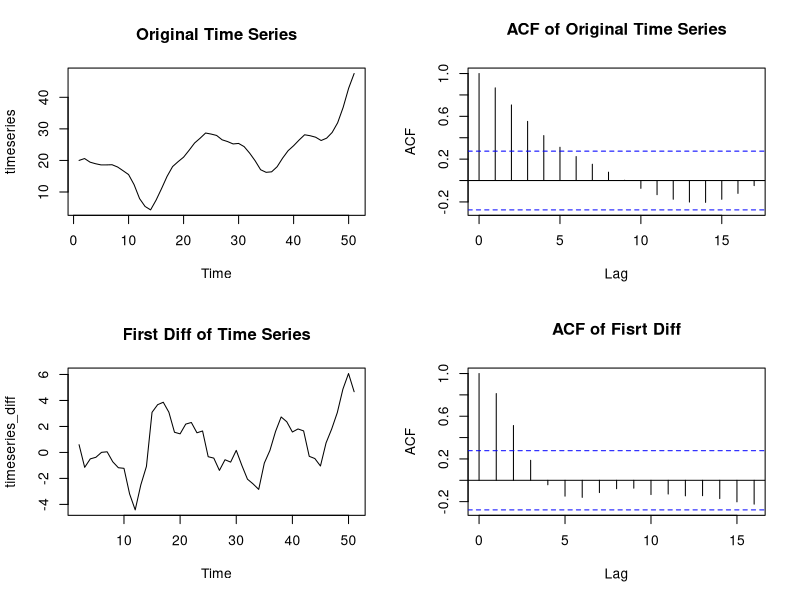
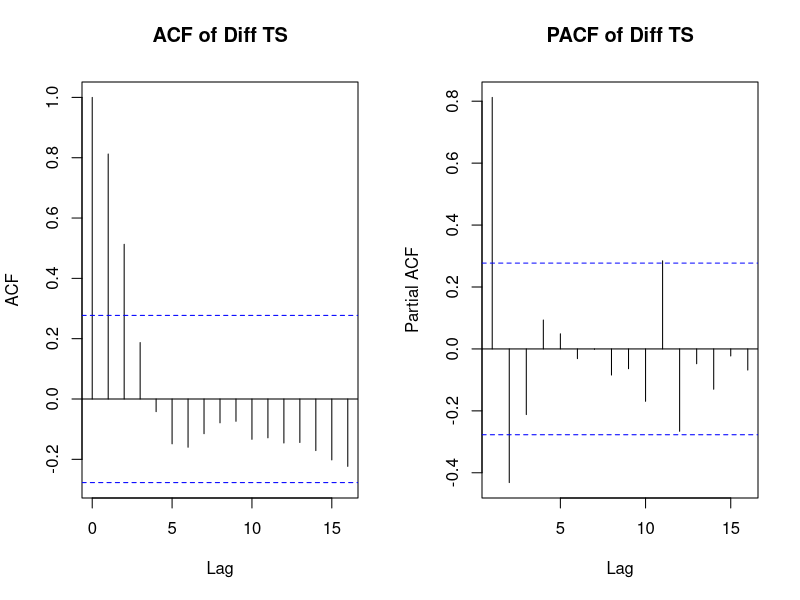

These charts were generated, in order, by the following R code:
rm(list = ls())
set.seed(250)
timeseries=arima.sim(list(order = c(1,1,2), ma=c(0.32,0.47), ar=0.8), n = 50)+20


par(mfrow=c(2,2))
plot(timeseries, main="Original Time Series")
acf(timeseries, main="ACF of Original Time Series")
timeseries_diff = diff(timeseries)
plot(timeseries_diff, main="First Diff of Time Series")
acf(timeseries_diff, main="ACF of Fisrt Diff")

par(mfrow=c(1,2))
acf(timeseries_diff, main="ACF of Diff TS")
acf(timeseries_diff, type='partial', main="PACF of Diff TS")

train_series=timeseries[1:40]
test_series=timeseries[41:50]

## make arima models
arimaModel_1=arima(train_series, order=c(0,1,2))
arimaModel_2=arima(train_series, order=c(1,1,0))
arimaModel_3=arima(train_series, order=c(1,1,2))

## look at the parameters
print(arimaModel_1);print(arimaModel_2);print(arimaModel_3)


# Generate Forecasts
forecast1=predict(arimaModel_1, 10)
forecast2=predict(arimaModel_2, 10)
forecast3=predict(arimaModel_3, 10)

print(mean(abs(test_series - forecast1$pred)))
print(mean(abs(test_series - forecast2$pred))) # This model is better.
print(mean(abs(test_series - forecast3$pred)))





